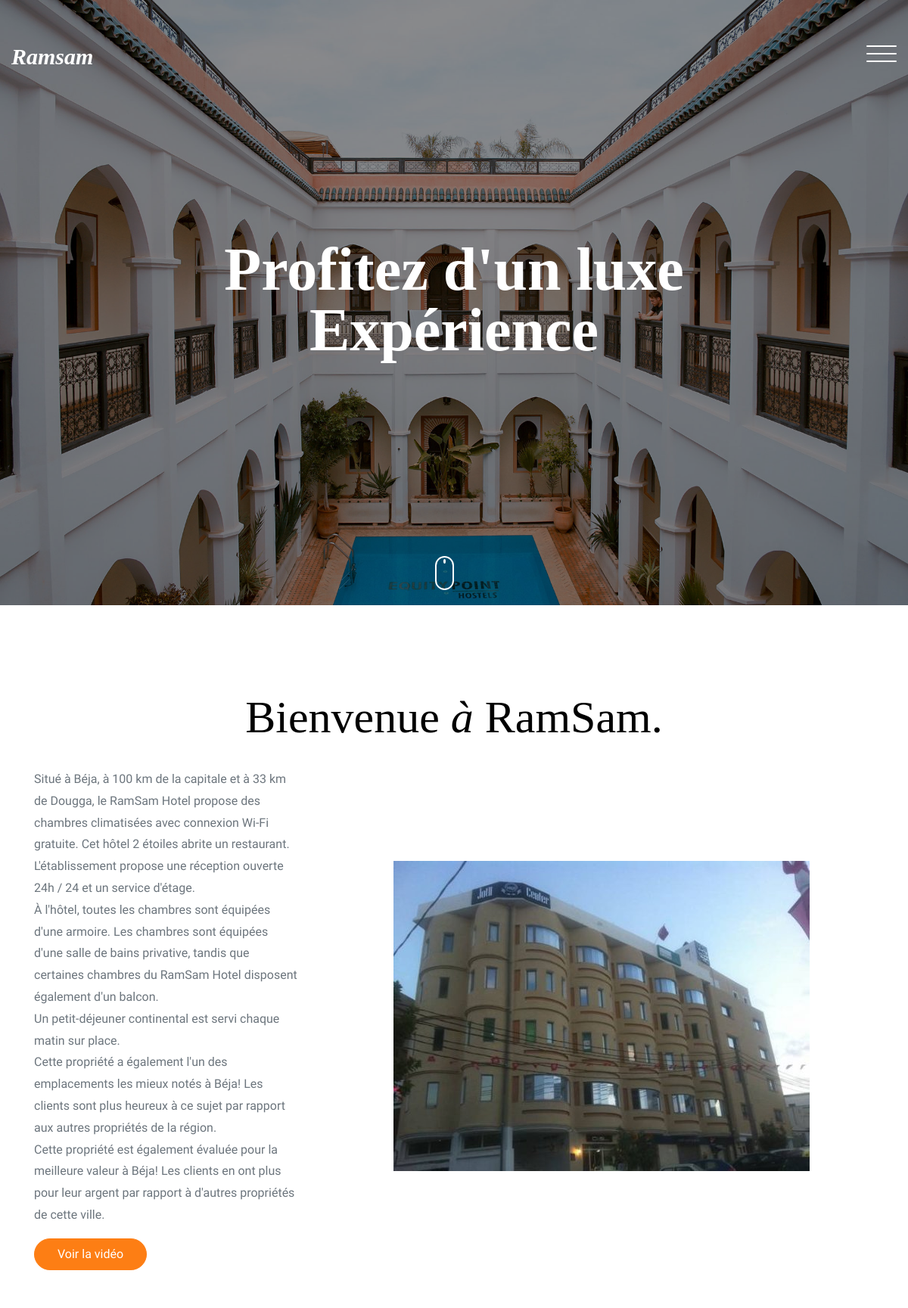
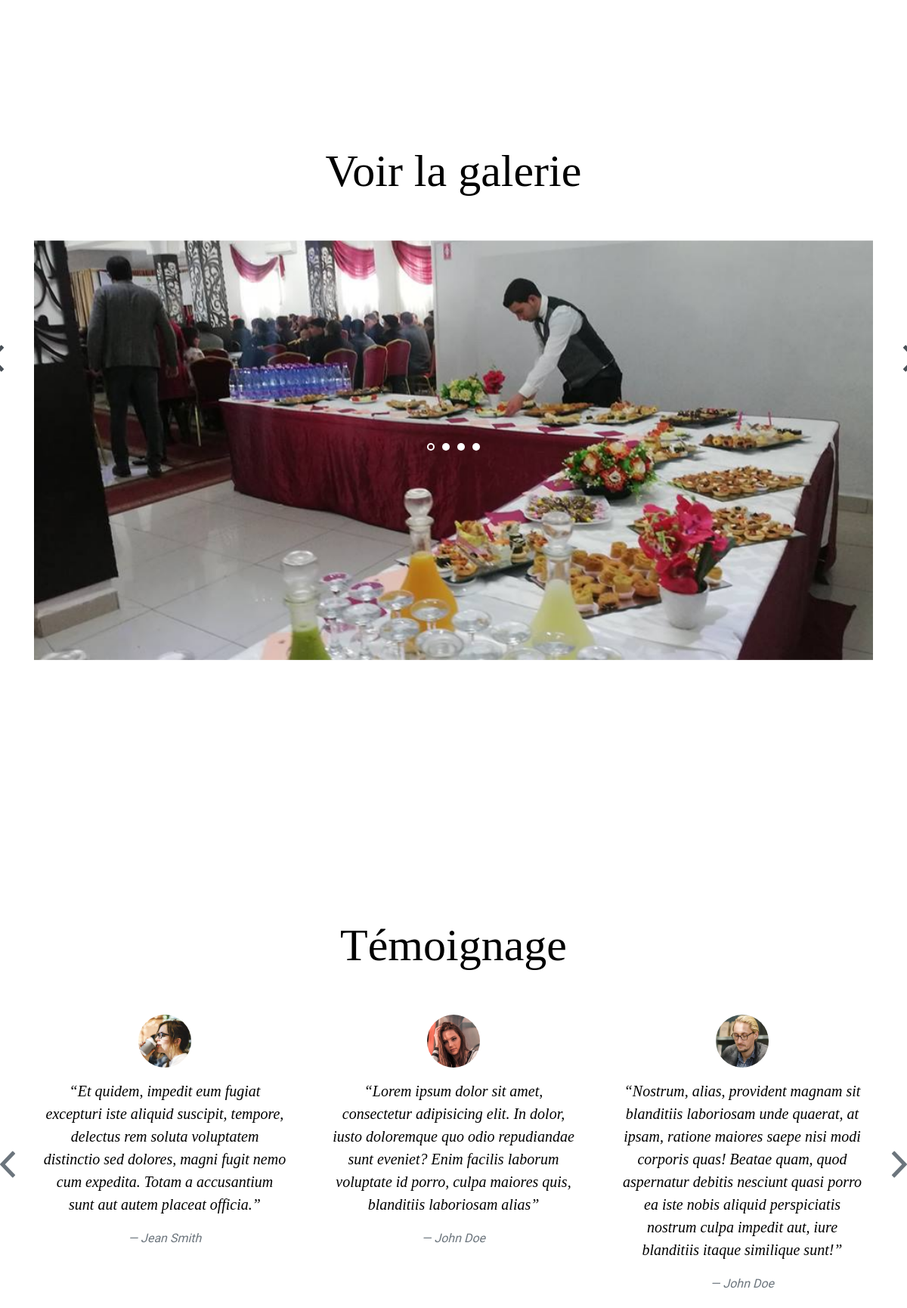
The page / (upper part) on the database its author committed (2 pictures, top to bottom).
### tables this page shows
CREATE TABLE IF NOT EXISTS `hotel` (
  `id` int(11) NOT NULL AUTO_INCREMENT,
  `description` text,
  `img_descr` text,
  `carousel1` text,
  `carousel2` text,
  `carousel3` text,
  `carousel4` text,
  PRIMARY KEY (`id`)
);

### class/HotelController.php (called while the page is built, shortened)
<?php
class HotelController {
    private $db;
    public function __construct()
    {
        $this->db = new Database();
    }
    public function getHotel(){
        $hotel = $this->db->query('SELECT * FROM hotel');
        $hotel = json_encode($hotel);
        return $hotel;
    }
}
?>

### class/DataBase.php (called while the page is built, shortened)
<?php
class Database{
    private $pdo;
    public function getPdo(){
        if ($this->pdo === null){
            $pdo = new PDO('mysql:host=localhost;dbname=ramsam;charset=utf8', 'root', '');
            $pdo->setAttribute(PDO::ATTR_ERRMODE , PDO::ERRMODE_EXCEPTION);
            $this->pdo = $pdo;
        }
        return $this->pdo;
    }
    public function query($statement){
        $req = $this->getPdo()->query($statement);
        $data = $req->fetchAll(PDO::FETCH_OBJ);
        return $data;
    }
}

### index.php (the view, shortened to what this page needs)
<?php
  include 'header.php'; require "vendor/autoload.php";
  $hotelController = new HotelController();
?>
    <section class="site-hero overlay" style="background-image: url(assets/img/hero_1.jpg)" data-stellar-background-ratio="0.5">
      <div class="container">
        <div class="row site-hero-inner justify-content-center align-items-center">
          <div class="col-md-10 text-center" data-aos="fade-up">
            <h1 class="heading">Profitez d'un luxe <br> Expérience</h1>
          </div>
        </div>
      </div>
      <a class="mouse smoothscroll" href="#next">
        <div class="mouse-icon">
          <span class="mouse-wheel"></span>
        </div>
      </a>
    </section>
    <section class="section">
      <div class="container">
      <h2 class="heading text-center">Bienvenue <em>à </em> RamSam.</h2>
        <div class="row align-items-center">
          <?php
            $requete = $hotelController->getHotel();
            $requete = json_decode($requete);
            foreach($requete as $rows){
            ?>
          <div class="col-md-12 col-lg-7 ml-auto order-lg-2" data-aos="fade-up">
            <img src="assets/img/<?php echo $rows->img_descr; ?>" alt="Image" class="img-fluid">
          </div>
          <div class="col-md-12 col-lg-4 order-lg-1" data-aos="fade-up">
            <p class="mb-4"><?php echo $rows->description; ?></p>
            <p><a href="https://vimeo.com/channels/staffpicks/93951774" class="play-button popup-vimeo btn btn-primary text-white py-2 mr-3">Voir la vidéo</a></p>
          </div>
          <?php
            }
          ?>
        </div>
      </div>
    </section>
    <section class="section slider-section">
      <div class="container">
        <div class="row justify-content-center text-center mb-5">
          <div class="col-md-8">
            <h2 class="heading" data-aos="fade-up">Voir la galerie</h2>
          </div>
        </div>
        <div class="row">
          <div class="col-md-12">
            <div class="home-slider major-caousel owl-carousel mb-5" data-aos="fade-up" data-aos-delay="200" style="height:50%;">
              <?php
            $requete = $hotelController->getHotel();
            $requete = json_decode($requete);
            foreach($requete as $rows){
            ?>
              <div class="slider-item">
                <img src="assets/img/<?php echo $rows->carousel1; ?>" height="400px" alt="Image placeholder" class="img-fluid">
              </div>
              <?php
            }
          ?>
            </div>
          </div>
        </div>
      </div>
    </section>
    <section class="section testimonial-section">
      <div class="container">
        <div class="row justify-content-center text-center mb-5">
          <div class="col-md-8">
            <h2 class="heading" data-aos="fade-up">Témoignage</h2>
          </div>
        </div>
        <div class="row">
          <div class="js-carousel-2 owl-carousel mb-5" data-aos="fade-up" data-aos-delay="200">
            <div class="testimonial text-center slider-item">
              <div class="author-image mb-3">
                <img src="assets/img/person_1.jpg" alt="Image placeholder" class="rounded-circle mx-auto">
              </div>
              <blockquote>
                <p>&ldquo;Et quidem, impedit eum fugiat excepturi iste aliquid suscipit, tempore, delectus rem soluta voluptatem distinctio sed dolores, magni fugit nemo cum expedita. Totam a accusantium sunt aut autem placeat officia.&rdquo;</p>
              </blockquote>
              <p><em>&mdash; Jean Smith</em></p>
            </div>
            <div class="testimonial text-center slider-item">
              <div class="author-image mb-3">
                <img src="assets/img/person_2.jpg" alt="Image placeholder" class="rounded-circle mx-auto">
              </div>
              <blockquote>
                <p>&ldquo;Lorem ipsum dolor sit amet, consectetur adipisicing elit. In dolor, iusto doloremque quo odio repudiandae sunt eveniet? Enim facilis laborum voluptate id porro, culpa maiores quis, blanditiis laboriosam alias&rdquo;</p>
              </blockquote>
              <p><em>&mdash; John Doe</em></p>
            </div>
            <div class="testimonial text-center slider-item">
              <div class="author-image mb-3">
                <img src="assets/img/person_3.jpg" alt="Image placeholder" class="rounded-circle mx-auto">
              </div>
              <blockquote>
                <p>&ldquo;Nostrum, alias, provident magnam sit blanditiis laboriosam unde quaerat, at ipsam, ratione maiores saepe nisi modi corporis quas! Beatae quam, quod aspernatur debitis nesciunt quasi porro ea iste nobis aliquid perspiciatis nostrum culpa impedit aut, iure blanditiis itaque similique sunt!&rdquo;</p>
              </blockquote>
              <p><em>&mdash; John Doe</em></p>
            </div>
          </div>
        </div>
      </div>
    </section>
  <?php include 'footer.php' ?>

### assets/css/style.css (style rules this page uses)
body { background: #fff; font-family: "Mukta Mahee", arial, sans-serif; font-weight: 200; font-size: 16px; line-height: 1.8; color: #6c757d; }
a { -webkit-transition: .3s all ease; -o-transition: .3s all ease; transition: .3s all ease; text-decoration: none; }
h1, h2, h3, h4, h5 { color: #000; font-family: "Playfair+Display", times, serif; }
.btn { padding-left: 30px; padding-right: 30px; padding-top: 10px; padding-bottom: 10px; border-radius: 50px; }
.btn, .form-control { outline: none; -webkit-box-shadow: none !important; box-shadow: none !important; }
.site-hero { background-size: cover; height: 100vh; min-height: 700px; width: 100%; position: relative; }
.site-hero.overlay:before { background: rgba(0, 0, 0, 0.45); content: ""; position: absolute; height: 100vh; min-height: 700px; top: 0; left: 0; bottom: 0; right: 0; }
.site-hero-inner { height: 100vh; min-height: 700px; }
.site-hero-inner .heading { font-size: 80px; font-family: "Playfair+Display", times, serif; color: #fff; line-height: 1; font-weight: bold; }
.section { padding: 7em 0; }
.heading-serif, .heading, .testimonial-section .heading, .slider-section .heading, .blog-post-entry .heading { font-size: 60px; font-family: "Playfair+Display", times, serif; }
.slider-section { position: relative; }
.testimonial blockquote { padding: 0; }
.testimonial blockquote p { line-height: 1.5; font-family: "Playfair+Display", times, serif; font-size: 20px; color: #000; font-style: italic; }
.testimonial .author-image img { width: 70px; }
.owl-carousel.home-slider { z-index: 1; position: relative; }
.owl-carousel.home-slider .slider-item { background-size: cover; background-repeat: no-repeat; background-position: center center; height: calc(100vh - 117px); min-height: 700px; position: relative; }
.owl-carousel.major-caousel .slider-item { height: inherit; min-height: inherit; }
.owl-carousel.major-caousel .slider-item img { margin-bottom: 0; }
.owl-carousel.js-carousel-2 .slider-item { padding: 0 20px; text-align: center; }
.mouse { width: 100px; display: inline-block; position: absolute; left: 50%; bottom: 20px; z-index: 1; -webkit-transform: translateX(-25%); -ms-transform: translateX(-25%); transform: translateX(-25%); }
.mouse-icon { width: 25px; height: 45px; border: 2px solid white; border-radius: 15px; cursor: pointer; position: relative; text-align: center; }
.mouse-wheel { height: 6px; margin: 2px auto 0; display: block; width: 3px; background-color: white; border-radius: 50%; -webkit-animation: 1.6s ease infinite wheel-up-down; -moz-animation: 1.6s ease infinite wheel-up-down; animation: 1.6s ease infinite wheel-up-down; }

### rows shown on the page
hotel: img_descr (picture), description "Situé à Béja, à 100 km de la capitale et à 33 km de Dougga, le RamSam Hotel propose des chambres climatisées avec connexion Wi-Fi gratuite. Cet hôtel 2 étoiles abrite un restaurant. L'établissement propose une réception ouverte 24h / 24 et un service d'étage. À l'hôtel, toutes les chambres sont équipées d'une armoire. Les chambres sont équipées d'une salle de bains privative, tandis que certaines chambres du RamSam Hotel disposent également d'un balcon. Un petit-déjeuner continental est servi chaque matin sur place. Cette propriété a également l'un des emplacements les mieux notés à Béja! Les clients sont plus heureux à ce sujet par rapport aux autres propriétés de la région. Cette…", carousel1 (picture)
